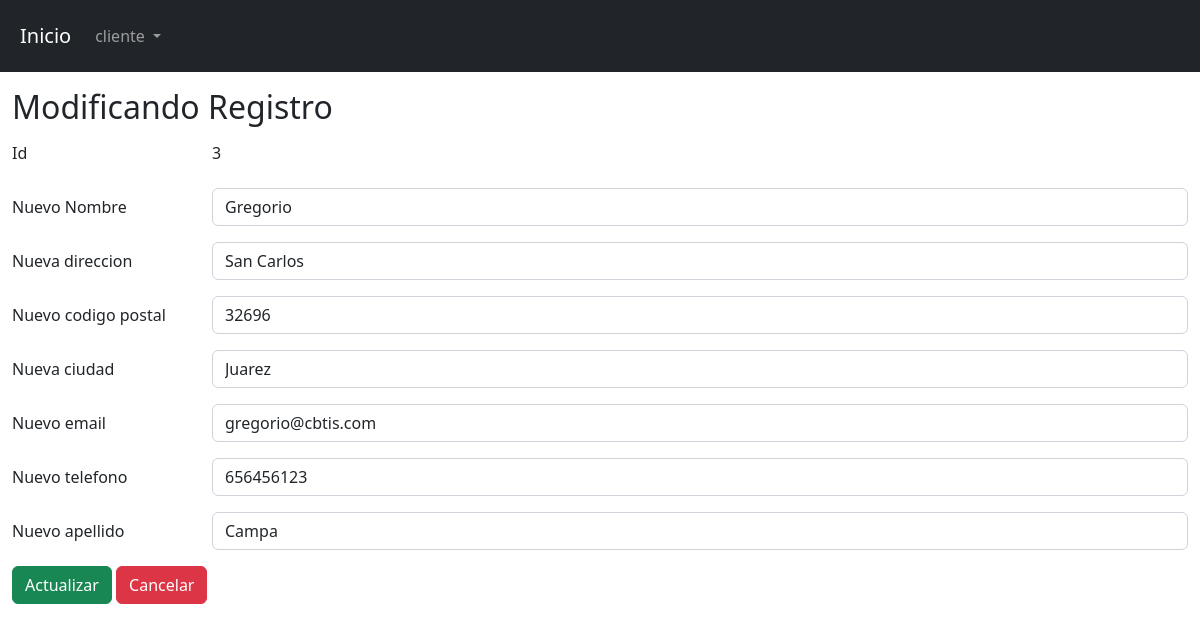
Screenshot of /view/cliente/edit.php?id=3 with the database file from the repository.
### tables this page shows
CREATE TABLE `tbl_cliente` (
  `id` int(11) NOT NULL,
  `nombre` varchar(100) NOT NULL,
  `direccion` varchar(100) NOT NULL,
  `cp` int(11) NOT NULL,
  `ciudad` varchar(100) NOT NULL,
  `e-mail` varchar(100) NOT NULL,
  `telefono` int(11) NOT NULL,
  `apellidos` varchar(100) NOT NULL
);

### config/db.php (called while the page is built)
<?php
    class db{
        private $host= "localhost";
        private $dbname="bd_mercado";
        private $client="root";
        private $password="";
        public function conexion(){
            try{
                $PDO = new PDO("mysql:host=".$this->host.";dbname=".$this->dbname,$this->client,$this->password);
                return $PDO;
            }catch(PDOException $e){
                return $e->getMessage();
            }
        }
    }
?>

### controller/clienteController.php (called while the page is built, shortened)
<?php
    class clienteController{
        private $model;
        public function __construct()
        {
            require_once("c://xampp/htdocs/proyecto/model/clienteModel.php");
            $this->model = new clienteModel();
        }
        public function show($id){
            return ($this->model->show($id) != false) ? $this->model->show($id) : header("Location:index.php");
        }
    }
?>

### model/clienteModel.php (called while the page is built, shortened)
<?php
    class clienteModel{
        private $PDO;
        public function __construct()
        {
            require_once("c://xampp/htdocs/proyecto/config/db.php");
            $con = new db();
            $this->PDO = $con->conexion();
        }
        public function show($id){
            $stament = $this->PDO->prepare("SELECT * FROM tbl_cliente where id = :id limit 1");
            $stament->bindParam(":id",$id);
            return ($stament->execute()) ? $stament->fetch() : false ;
        }
    }
?>

### view/cliente/edit.php (the view)
<?php
    require_once("c://xampp/htdocs/proyecto/view/head/head.php");
    require_once("c://xampp/htdocs/proyecto/controller/clienteController.php");
    $obj = new clienteController();
    $client = $obj->show($_GET['id']);
?>
  <form action="update.php" method="post" autocomplete="off">
    <h2>Modificando Registro</h2>
    <div class="mb-3 row">
        <label for="staticEmail" class="col-sm-2 col-form-label">Id</label>
        <div class="col-sm-10">
        <input type="text" name="id" readonly class="form-control-plaintext" id="staticEmail" value="<?= $client[0]?>">
        </div>
    </div>
    <div class="mb-3 row">
        <label for="inputPassword" class="col-sm-2 col-form-label">Nuevo Nombre</label>
        <div class="col-sm-10">
            <input type="text" name="nombre" class="form-control" id="inputPassword" value="<?= $client[1]?>">
        </div>
    </div>
    <div class="mb-3 row">
        <label for="staticEmail" class="col-sm-2 col-form-label">Nueva direccion</label>
        <div class="col-sm-10">
        <input type="text" name="direccion" class="form-control" id="inputPassword" value="<?= $client[2]?>">
        </div>
    </div>
    <div class="mb-3 row">
        <label for="inputPassword" class="col-sm-2 col-form-label">Nuevo codigo postal</label>
        <div class="col-sm-10">
        <input type="text" name="cp" class="form-control" id="inputPassword" value="<?= $client[3]?>">
        </div>
    </div>
    <div class="mb-3 row">
        <label for="staticEmail" class="col-sm-2 col-form-label">Nueva ciudad </label>
        <div class="col-sm-10">
        <input type="text" name="ciudad" class="form-control" id="inputPassword" value="<?= $client[4]?>">
        </div>
    </div>
    <div class="mb-3 row">
        <label for="inputPassword" class="col-sm-2 col-form-label">Nuevo email</label>
        <div class="col-sm-10">
        <input type="text" name="email" class="form-control" id="inputPassword" value="<?= $client[5]?>">
        </div>
    </div>
    <div class="mb-3 row">
        <label for="staticEmail" class="col-sm-2 col-form-label">Nuevo telefono</label>
        <div class="col-sm-10">
        <input type="text" name="telefono" class="form-control" id="inputPassword" value="<?= $client[6]?>">
        </div>
    </div>
    <div class="mb-3 row">
        <label for="inputPassword" class="col-sm-2 col-form-label">Nuevo apellido</label>
        <div class="col-sm-10">
        <input type="text" name="apellidos" class="form-control" id="inputPassword" value="<?= $client[7]?>">
        </div>
    </div>
    <div>
        <input type="submit" class="btn btn-success" value="Actualizar">
        <a class="btn btn-danger" href="show.php?id=<?= $client[0]?>">Cancelar</a>
    </div>
  </form>
<?php
    require_once("c://xampp/htdocs/proyecto/view/head/footer.php");
?>

### rows the page displays
tbl_cliente: id "3", nombre "Gregorio", direccion "San Carlos", cp "32696", ciudad "Juarez", email "gregorio@cbtis.com", telefono "656456123", apellidos "Campa"
